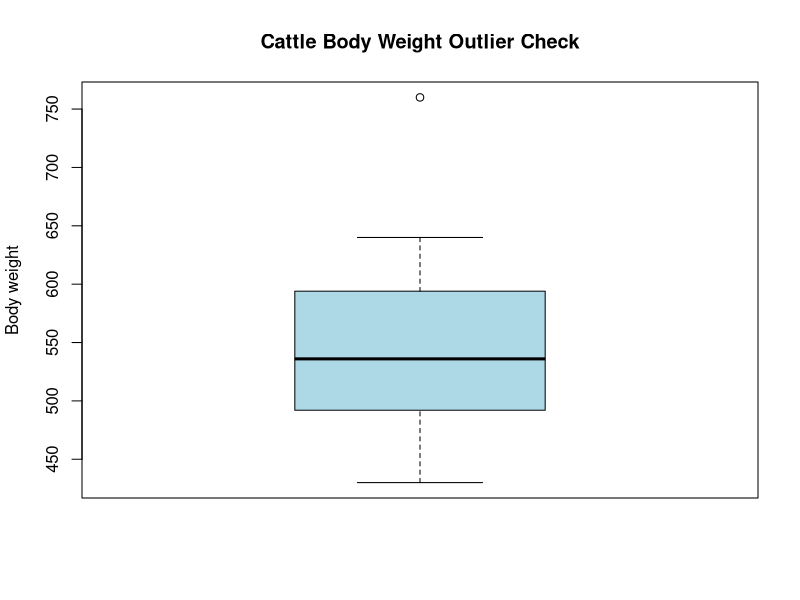

The R script that drew this image:
# Descriptive summary and outlier detection for cattle body weight
# -----------------------------------------------------------------
# This script creates a variable named `body_weight` with 20 cattle
# body-weight observations, calculates descriptive statistics, and
# detects possible outliers using the interquartile range (IQR) rule.

body_weight <- c(
  430, 455, 462, 478, 489,
  495, 501, 512, 520, 530,
  542, 555, 563, 575, 588,
  600, 615, 628, 640, 760
)

# Descriptive summary
summary_statistics <- data.frame(
  count = length(body_weight),
  mean = mean(body_weight),
  median = median(body_weight),
  standard_deviation = sd(body_weight),
  variance = var(body_weight),
  minimum = min(body_weight),
  first_quartile = quantile(body_weight, 0.25),
  third_quartile = quantile(body_weight, 0.75),
  maximum = max(body_weight),
  range = diff(range(body_weight)),
  iqr = IQR(body_weight),
  row.names = NULL
)

print("Descriptive summary for cattle body weight:")
print(summary_statistics)

# Outlier detection with the 1.5 * IQR rule
q1 <- quantile(body_weight, 0.25)
q3 <- quantile(body_weight, 0.75)
iqr_value <- IQR(body_weight)
lower_limit <- q1 - 1.5 * iqr_value
upper_limit <- q3 + 1.5 * iqr_value

outliers <- body_weight[body_weight < lower_limit | body_weight > upper_limit]

cat("\nOutlier detection using the 1.5 * IQR rule:\n")
cat("Lower limit:", lower_limit, "\n")
cat("Upper limit:", upper_limit, "\n")

if (length(outliers) == 0) {
  cat("No outliers detected.\n")
} else {
  cat("Outliers detected:", paste(outliers, collapse = ", "), "\n")
}

# Optional visual check
boxplot(
  body_weight,
  main = "Cattle Body Weight Outlier Check",
  ylab = "Body weight",
  col = "lightblue"
)
